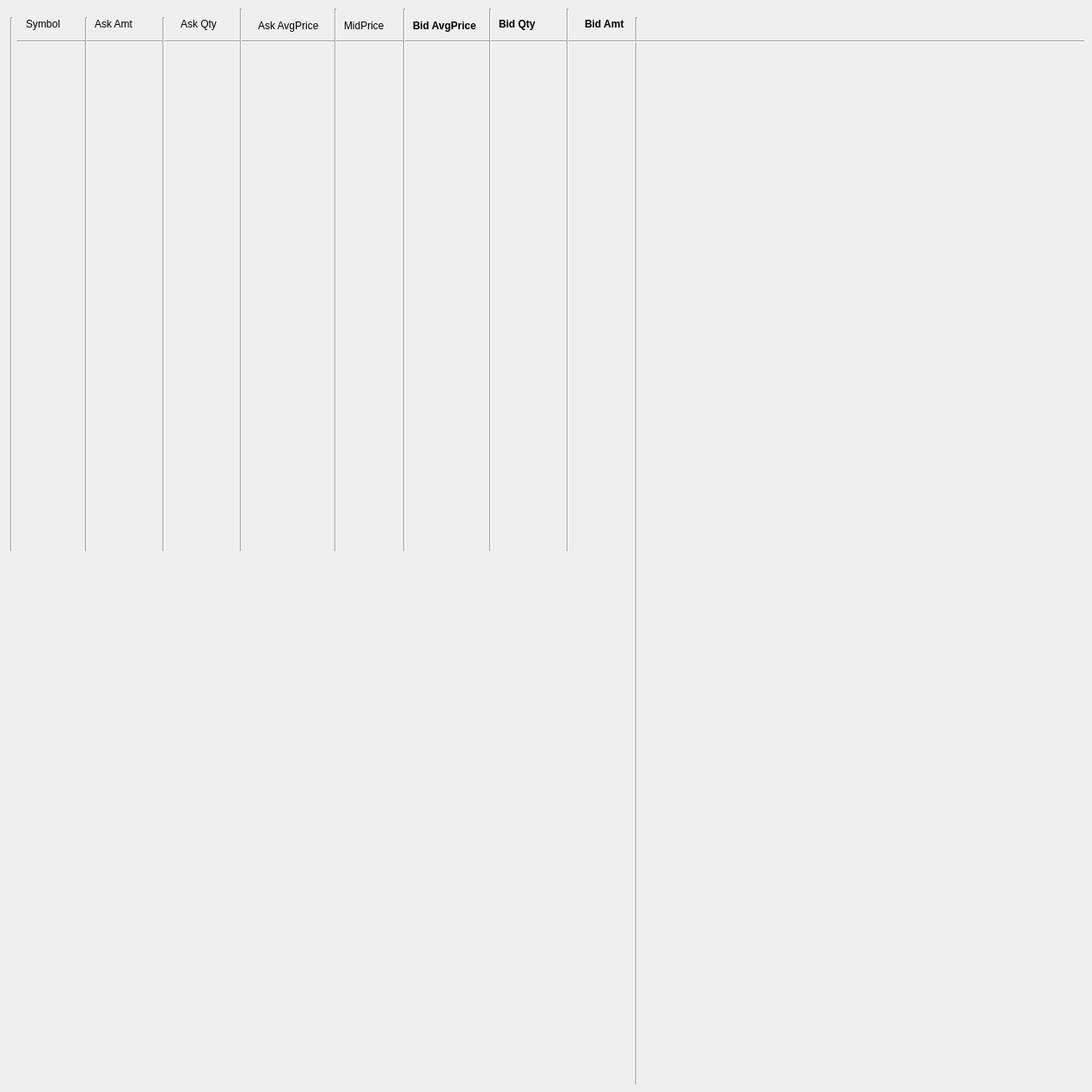
    <widget class="QWidget" name="tabAll">
     <attribute name="title">
      <string>AllCurrencies</string>
     </attribute>
     <widget class="Line" name="line">
      <property name="geometry">
       <rect>
        <x>3</x>
        <y>20</y>
        <width>20</width>
        <height>621</height>
       </rect>
      </property>
      <property name="orientation">
       <enum>Qt::Vertical</enum>
      </property>
     </widget>
     <widget class="Line" name="line_2">
      <property name="geometry">
       <rect>
        <x>730</x>
        <y>20</y>
        <width>20</width>
        <height>1241</height>
       </rect>
      </property>
      <property name="orientation">
       <enum>Qt::Vertical</enum>
      </property>
     </widget>
     <widget class="Line" name="line_3">
      <property name="geometry">
       <rect>
        <x>20</x>
        <y>40</y>
        <width>1241</width>
        <height>16</height>
       </rect>
      </property>
      <property name="orientation">
       <enum>Qt::Horizontal</enum>
      </property>
     </widget>
     <widget class="Line" name="line_4">
      <property name="geometry">
       <rect>
        <x>460</x>
        <y>10</y>
        <width>20</width>
        <height>631</height>
       </rect>
      </property>
      <property name="orientation">
       <enum>Qt::Vertical</enum>
      </property>
     </widget>
     <widget class="QLabel" name="label">
      <property name="geometry">
       <rect>
        <x>30</x>
        <y>20</y>
        <width>91</width>
        <height>16</height>
       </rect>
      </property>
      <property name="text">
       <string>Symbol</string>
      </property>
     </widget>
     <widget class="QLabel" name="label_2">
      <property name="geometry">
       <rect>
        <x>110</x>
        <y>20</y>
        <width>121</width>
        <height>16</height>
       </rect>
      </property>
      <property name="text">
       <string>Ask Amt</string>
      </property>
     </widget>
     <widget class="QLabel" name="label_3">
      <property name="geometry">
       <rect>
        <x>210</x>
        <y>20</y>
        <width>91</width>
        <height>16</height>
       </rect>
      </property>
      <property name="text">
       <string>Ask Qty</string>
      </property>
     </widget>
     <widget class="QLabel" name="label_4">
      <property name="geometry">
       <rect>
        <x>300</x>
        <y>20</y>
        <width>141</width>
        <height>20</height>
       </rect>
      </property>
      <property name="text">
       <string>Ask AvgPrice</string>
      </property>
     </widget>
     <widget class="QLabel" name="label_5">
      <property name="geometry">
       <rect>
        <x>400</x>
        <y>20</y>
        <width>131</width>
        <height>20</height>
       </rect>
      </property>
      <property name="text">
       <string>MidPrice</string>
      </property>
     </widget>
     <widget class="QLabel" name="label_6">
      <property name="geometry">
       <rect>
        <x>480</x>
        <y>20</y>
        <width>141</width>
        <height>20</height>
       </rect>
      </property>
      <property name="font">
       <font>
        <bold>true</bold>
       </font>
      </property>
      <property name="text">
       <string>Bid AvgPrice</string>
      </property>
     </widget>
     <widget class="QLabel" name="label_7">
      <property name="geometry">
       <rect>
        <x>580</x>
        <y>20</y>
        <width>141</width>
        <height>16</height>
       </rect>
      </property>
      <property name="font">
       <font>
        <bold>true</bold>
       </font>
      </property>
      <property name="text">
       <string>Bid Qty</string>
      </property>
     </widget>
     <widget class="QLabel" name="label_8">
      <property name="geometry">
       <rect>
        <x>680</x>
        <y>20</y>
        <width>161</width>
        <height>16</height>
       </rect>
      </property>
      <property name="font">
       <font>
        <bold>true</bold>
       </font>
      </property>
      <property name="text">
       <string>Bid Amt</string>
      </property>
     </widget>
     <widget class="Line" name="line_5">
      <property name="geometry">
       <rect>
        <x>90</x>
        <y>20</y>
        <width>20</width>
        <height>621</height>
       </rect>
      </property>
      <property name="orientation">
       <enum>Qt::Vertical</enum>
      </property>
     </widget>
     <widget class="Line" name="line_6">
      <property name="geometry">
       <rect>
        <x>560</x>
        <y>10</y>
        <width>20</width>
        <height>631</height>
       </rect>
      </property>
      <property name="orientation">
       <enum>Qt::Vertical</enum>
      </property>
     </widget>
     <widget class="Line" name="line_7">
      <property name="geometry">
       <rect>
        <x>180</x>
        <y>20</y>
        <width>20</width>
        <height>621</height>
       </rect>
      </property>
      <property name="orientation">
       <enum>Qt::Vertical</enum>
      </property>
     </widget>
     <widget class="Line" name="line_8">
      <property name="geometry">
       <rect>
        <x>380</x>
        <y>10</y>
        <width>20</width>
        <height>631</height>
       </rect>
      </property>
      <property name="orientation">
       <enum>Qt::Vertical</enum>
      </property>
     </widget>
     <widget class="Line" name="line_9">
      <property name="geometry">
       <rect>
        <x>270</x>
        <y>10</y>
        <width>20</width>
        <height>631</height>
       </rect>
      </property>
      <property name="orientation">
       <enum>Qt::Vertical</enum>
      </property>
     </widget>
     <widget class="Line" name="line_10">
      <property name="geometry">
       <rect>
        <x>650</x>
        <y>10</y>
        <width>20</width>
        <height>631</height>
       </rect>
      </property>
      <property name="orientation">
       <enum>Qt::Vertical</enum>
      </property>
     </widget>
    </widget>
